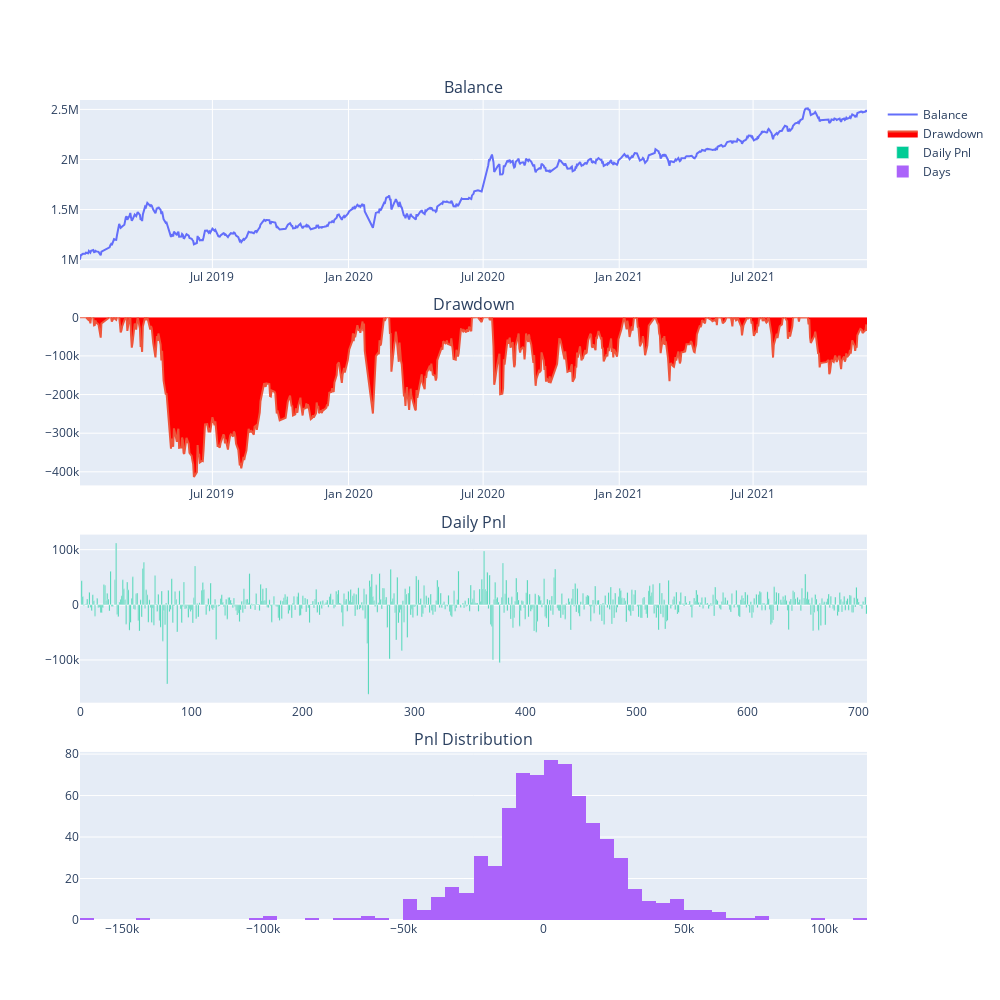

The cell this chart's notebook holds for it:
### Code cell
s1.show_result()

### Figure 1 — Plotly figure (JSON) as saved in the notebook; plotly's stock layout.template omitted (floating-point values rounded to 4 significant figures; data arrays with more than 128 entries replaced by an {"elided": "..."} marker saying what was removed)
{"data": [{"mode": "lines", "name": "Balance", "type": "scatter", "x": {"elided": "708 str values"}, "xaxis": "x", "y": {"elided": "708 float values"}, "yaxis": "y"}, {"fill": "tozeroy", "fillcolor": "red", "mode": "lines", "name": "Drawdown", "type": "scatter", "x": {"elided": "708 str values"}, "xaxis": "x2", "y": {"elided": "708 float values"}, "yaxis": "y2"}, {"name": "Daily Pnl", "type": "bar", "xaxis": "x3", "y": {"elided": "708 float values"}, "yaxis": "y3"}, {"name": "Days", "nbinsx": 100, "type": "histogram", "x": {"elided": "708 float values"}, "xaxis": "x4", "yaxis": "y4"}], "layout": {"annotations": [{"font": {"size": 16}, "showarrow": false, "text": "Balance", "x": 0.5, "xanchor": "center", "xref": "paper", "y": 1, "yanchor": "bottom", "yref": "paper"}, {"font": {"size": 16}, "showarrow": false, "text": "Drawdown", "x": 0.5, "xanchor": "center", "xref": "paper", "y": 0.735, "yanchor": "bottom", "yref": "paper"}, {"font": {"size": 16}, "showarrow": false, "text": "Daily Pnl", "x": 0.5, "xanchor": "center", "xref": "paper", "y": 0.47, "yanchor": "bottom", "yref": "paper"}, {"font": {"size": 16}, "showarrow": false, "text": "Pnl Distribution", "x": 0.5, "xanchor": "center", "xref": "paper", "y": 0.205, "yanchor": "bottom", "yref": "paper"}], "height": 1000, "width": 1000, "xaxis": {"anchor": "y", "domain": [0, 1]}, "xaxis2": {"anchor": "y2", "domain": [0, 1]}, "xaxis3": {"anchor": "y3", "domain": [0, 1]}, "xaxis4": {"anchor": "y4", "domain": [0, 1]}, "yaxis": {"anchor": "x", "domain": [0.795, 1]}, "yaxis2": {"anchor": "x2", "domain": [0.53, 0.735]}, "yaxis3": {"anchor": "x3", "domain": [0.265, 0.47]}, "yaxis4": {"anchor": "x4", "domain": [0, 0.205]}}}
